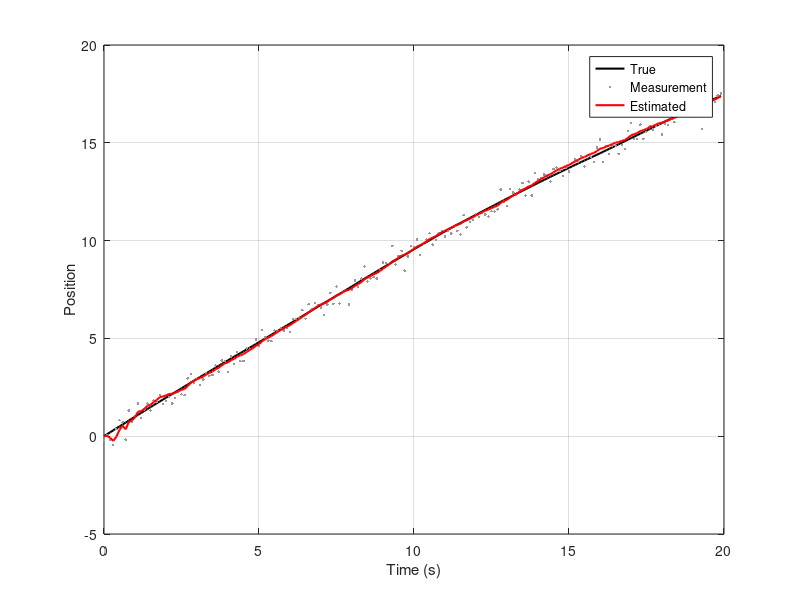

The MATLAB script that drew this image:
%% Auto-generated MATLAB model: Kalman tracking
clear; clc; close all;
rng(7);

dt = 0.1;
N = 200;
q = 0.01;
r = 0.1;

F = [1 dt; 0 1];
H = [1 0];
Q = q * [dt^4/4 dt^3/2; dt^3/2 dt^2];
R = r;

x_true = zeros(2, N);
z = zeros(1, N);
x_true(:,1) = [0; 1];
for k = 2:N
    w = mvnrnd([0 0], Q)';
    x_true(:,k) = F * x_true(:,k-1) + w;
end
for k = 1:N
    z(k) = H*x_true(:,k) + sqrt(R)*randn;
end

x_est = zeros(2, N);
P = eye(2);
for k = 2:N
    x_pred = F*x_est(:,k-1);
    P_pred = F*P*F' + Q;
    K = P_pred*H'/(H*P_pred*H' + R);
    x_est(:,k) = x_pred + K*(z(k) - H*x_pred);
    P = (eye(2)-K*H)*P_pred;
end

t = (0:N-1)*dt;
figure('Name', 'Kalman Tracking');
plot(t, x_true(1,:), 'k-', 'LineWidth', 1.5); hold on;
plot(t, z, '.', 'Color', [0.6 0.6 0.6]);
plot(t, x_est(1,:), 'r-', 'LineWidth', 1.5);
legend('True', 'Measurement', 'Estimated');
xlabel('Time (s)'); ylabel('Position'); grid on;
